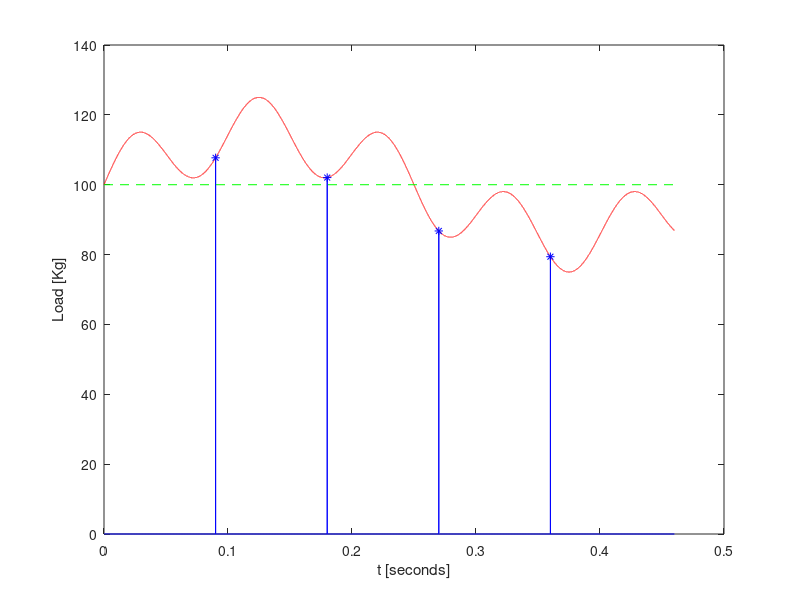

Recreate this plot in MATLAB. (Note: this script raises an error after producing the figure.)
clc
close all
clear

%% Vehicle parameters
v_speed = 100;               % vehicle speed (km/h)    
v_speed = v_speed/3.6;
%v_acc = 0;                 % FUTURE: vehicle acceleration (m/s^2)
%v_ax_qtty = 2;             % FUTURE: number of axles on vehicle
%v_ax_dist = 1.8;           % FUTURE: distance between those axles

%% System parameters and layout
s_qtty = 4;                 % number of sensors
s_dist = 2.5;               % distance between sensors (meters)
s_pos = zeros(1,s_qtty);    % sensor position (meters)
for i = 1:s_qtty
    s_pos(1,i) = i * s_dist;
end

%% Weight signal parameters
w_time_end = s_pos(end)/v_speed;    % time to the vehicle travel through all sensors
w_time_end = w_time_end + 0.1;      % adding some seconds as a margin

w_time_res = 0.00001;                      	% time resolution (seconds)
t = (0:w_time_res:w_time_end-w_time_res);       % time vector

w_f1 = 2;               % first dynamic load frequency (Hz)
w_f1_amp = 15;          % first dynamic load amplitude (Kg)     TODO: real amplitude
w_f2 = 10;              % second dynamic load frequency (Hz)
w_f2_amp = 10;          % second dynamic load amplitude (Kg)    TODO: real amplitude
w_static_load = 100;  	% Axle weight                           TODO: real weight

w_signal = w_static_load + w_f1_amp*sin(2*pi*w_f1*t) + w_f2_amp*sin(2*pi*w_f2*t);

%% Simulations

% sensor measure time
s_time = zeros(1,s_qtty);      
for i = 1:s_qtty
    s_time(1,i) = s_pos(i)/v_speed;
end

% sensor measure index
s_idx_ini = zeros(1,s_qtty);
for i = 1:s_qtty
    s_idx_ini(1,i) = find( abs(t-s_time(i)) < (w_time_res*0.99) );
end

% sensor signal
t_size = size(t,2);
s_w_signal = zeros(1,t_size);

for i = 1:s_qtty
    for j = s_idx_ini(1,i):s_idx_ini(1,i)+1
        s_w_signal(j) = w_signal(j);
    end
end
s_w_measures = findpeaks(s_w_signal);

%% Outputs
figure(1);
plot(t,w_signal,'r');
hold on
plot(t,s_w_signal,'b');
for i = 1:length(s_w_measures)
    hold on
    plot(s_time(i),s_w_measures(i),'b*')
end
xlabel('t [seconds]');
ylabel('Load [Kg]');
line ([t(1) t(end)],[w_static_load w_static_load],'linestyle', '--','color', 'g');
%legend('Dynamic axle load','Sensor measures','Static axle load');
title("Vehicle speed = " + v_speed*3.6 + " km/h, sensor distance = " + s_dist + " meters");

s_w_mean = mean(s_w_measures);
error = (s_w_mean - w_static_load)*100/w_static_load;

%% Show results
STR = [num2str(s_qtty),' sensors, speed = ',num2str(v_speed*3.6),' km/h'];
disp(STR)
STR = ['f1 = ',num2str(w_f1),' Hz, f2 = ',num2str(w_f2),' Hz'];
disp(STR)
STR = ['=================================='];
disp(STR)
STR = ['static load = ',num2str(w_static_load),' Kg'];
disp(STR)
STR = ['estim. load = ',num2str(s_w_mean),' Kg'];
disp(STR)
STR = ['error = ',num2str(error),'%'];
disp(STR)